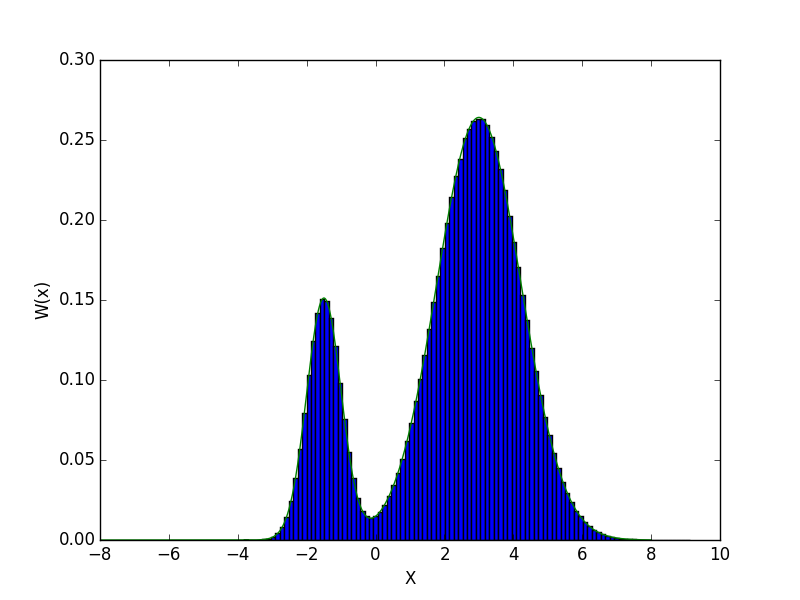

Write the Python code that produced this figure.
#!/usr/bin/env python
# -*- coding: utf-8 -*-

'''

'''

from __future__ import division
import numpy as np
import matplotlib.pyplot as plt

np.random.seed(0)
# funciones estructurales


def w(x):
    '''
    distribucion sin normalizar
    '''
    w = 3.5 * np.exp(- (x - 3) ** 2 / 3.) + 2 * np.exp(- (x + 1.5) ** 2 / 0.5)
    return w
    pass


def normalizar():
    '''
    valor de la integral de la distribucion en todo el espacio
    se propone el calculo numerico, pero por ahora se usa un valor dado por la
    solucion en wolframalpha de
    3.5 * exp(- (x - 3) ** 2 / 3) + 2 * exp(- (x + 1.5) ** 2 / 0.5)
    '''
    return 13.2516
    pass


def W(x):
    '''
    distribucion normalizada
    '''
    return w(x) / normalizar()
    pass


def cond_metropolis(xn, d):
    '''
    aplica condicion de metropolis
    '''
    xp = xn + d * np.random.uniform(- 1, 1)
    if W(xp) / W(xn) > np.random.uniform(0, 1):
        xn = xp
    return xn
    pass


def es_optimo(d_in, n):
    '''
    busca el paso optimo
    '''
    xn = np.zeros(n)
    xn[0] = np.random.uniform(- 8, 8)
    c = 0
    for i in range(1, n):
        xn[i] = cond_metropolis(xn[i-1], d_in)
        if xn[i] == xn[i-1]:
            c += 1
    return c >= n / 2
    pass


# inicializacion
n = 10000000  # diez millones de puntos
n_p = 10000  # n de prueba para buscar d optimo
x = np.linspace(-8, 8, n)  # aqui se concentra la mayor parte de la dist
xn = np.zeros(n)
xn[0] = np.random.uniform(- 8, 8)
# iteracion
for i in range(1, 10):
    '''
    Se busca un d optimo de forma bastante simple. se podria avanzar en un paso
    mas pequeño para lograr un valor mas preciso termina con el primer valor
    que acepta al menos el 50 porciento de los datos
    '''
    if es_optimo(i, n_p):
        d = i
        print d
        break
for i in range(1, n):
    xn[i] = cond_metropolis(xn[i-1], d)
# plots
fig = plt.figure()
fig.clf()
ax1 = fig.add_subplot(111)
n, bins, patches = ax1.hist(xn, 100, normed=True)
ax1.plot(x, W(x))
ax1.set_xlabel("X")
ax1.set_ylabel("W(x)")
plt.savefig("parte2.png")
plt.draw()
plt.show()
